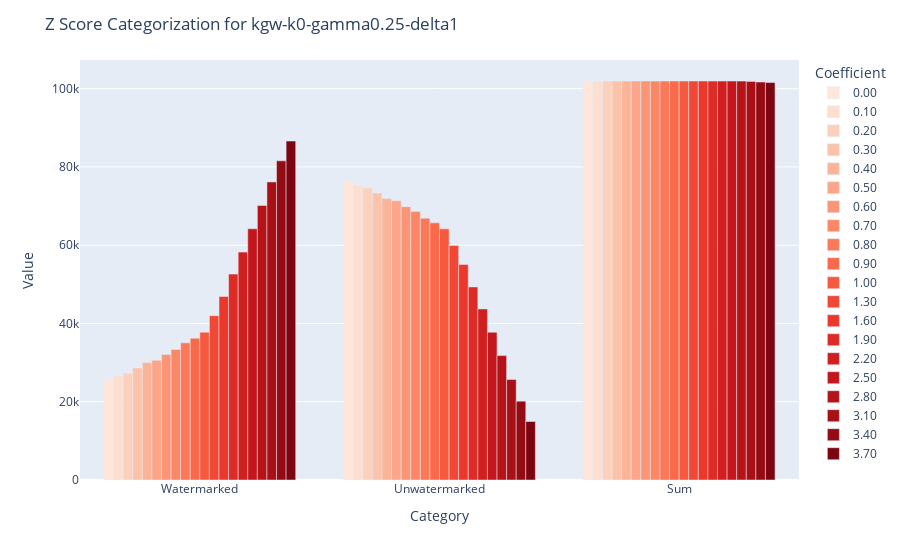
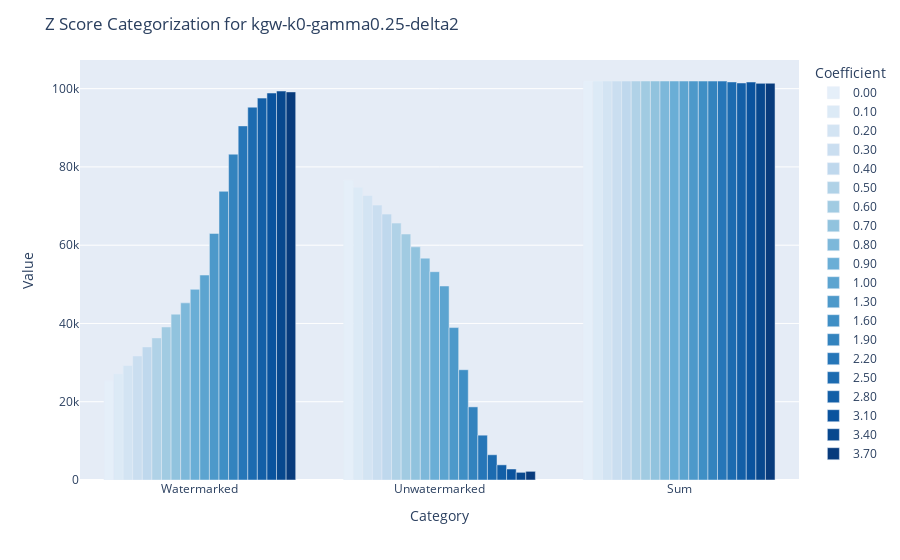
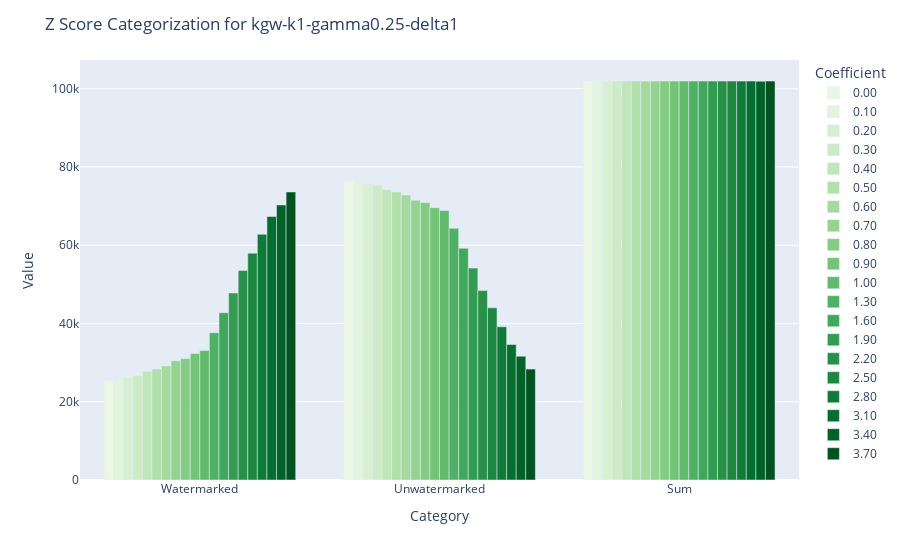
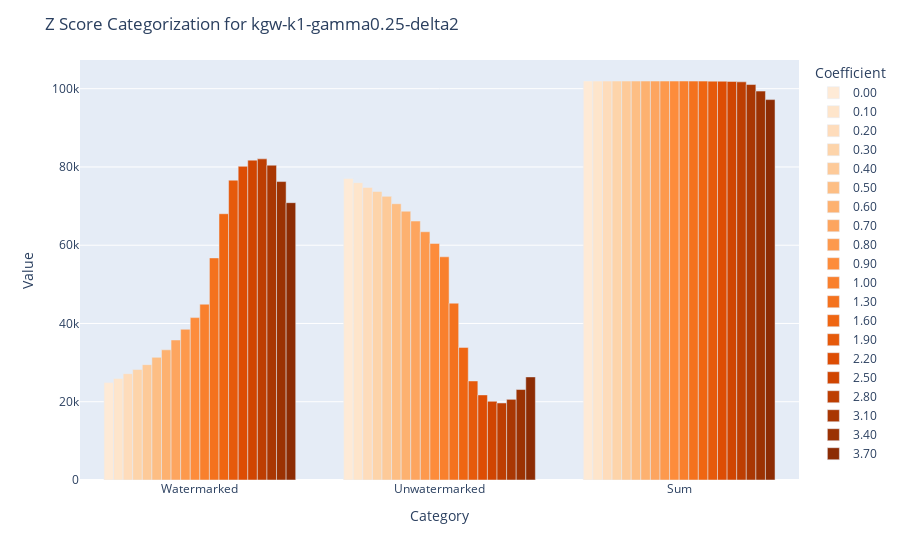

Notebook code cell kept with these figures, in order:
### Code cell
import plotly.express as px
import pandas as pd

data = kgw_watermark_distillation_generation_ngrams_watermarked['cygu/llama-2-7b-logit-watermark-distill-kgw-k0-gamma0.25-delta1']
colormaps = [plt.cm.Reds ,plt.cm.Blues, plt.cm.Greens, plt.cm.Oranges, plt.cm.magma, plt.cm.viridis, plt.cm.inferno, plt.cm.plasma, plt.cm.cividis, plt.cm.spring, plt.cm.summer]

for i, (watermark_name, data) in enumerate(kgw_watermark_distillation_generation_ngrams_watermarked.items()):
    # Step 1: Prepare an empty list to collect all data
    all_data = []
    colormap = colormaps[i]
    color_gradient = colormap([index/(len(data)+2) for index in range(len(data)+2)])
    color_gradient = color_gradient[2:]
    colors = [mcolors.rgb2hex(color) for color in color_gradient]

    # Step 2: Iterate over each coefficient in the main dictionary
    for coef, sub_dict in data.items():
        categories = {'Watermarked': [], 'Unwatermarked': [], 'Sum': []}
        for key, value in sub_dict.items():
            z_score = value['z_score']
            if z_score >= 0:
                categories['Watermarked'].append(value['count'])
            else:
                categories['Unwatermarked'].append(value['count'])
            
            categories['Sum'].append(value['count'])
        
        # Step 4: Collect data into a list for each coefficient
        all_data.append({
            'Category': 'Watermarked',
            'Value': sum(categories['Watermarked']),
            'Coefficient': f"{round(float(coef), 2):.2f}"
        })
        all_data.append({
            'Category': 'Unwatermarked',
            'Value': sum(categories['Unwatermarked']),
            'Coefficient': f"{round(float(coef), 2):.2f}"
        })
        all_data.append({
            'Category': 'Sum',
            'Value': sum(categories['Sum']),
            'Coefficient': f"{round(float(coef), 2):.2f}"
        })

    # Step 5: Convert the collected data to a DataFrame
    df = pd.DataFrame(all_data)


    # Step 6: Create the grouped bar plot using Plotly
    fig = px.bar(
        df, 
        x='Category', 
        y='Value', 
        color='Coefficient',  # This creates the groups based on coefficients
        barmode='group',      # Group bars together
        color_discrete_sequence=colors
    )

    # Step 7: Customize the layout (optional)
    fig.update_layout(
        title=f'Z Score Categorization for {watermark_name[40:]}',
        xaxis_title='Category',
        yaxis_title='Value',
        legend_title='Coefficient'
    )

    # Show the plot
    fig.show()

### Figure 1 — Plotly figure (JSON) as saved in the notebook; plotly's stock layout.template omitted (floating-point values rounded to 4 significant figures)
{"data": [{"alignmentgroup": "True", "hovertemplate": "Coefficient=0.00<br>Category=%{x}<br>Value=%{y}<extra></extra>", "legendgroup": "0.00", "marker": {"color": "#fee6da", "pattern": {"shape": ""}}, "name": "0.00", "offsetgroup": "0.00", "orientation": "v", "showlegend": true, "textposition": "auto", "type": "bar", "x": ["Watermarked", "Unwatermarked", "Sum"], "xaxis": "x", "y": [25623, 76323, 101946], "yaxis": "y"}, {"alignmentgroup": "True", "hovertemplate": "Coefficient=0.10<br>Category=%{x}<br>Value=%{y}<extra></extra>", "legendgroup": "0.10", "marker": {"color": "#fedecf", "pattern": {"shape": ""}}, "name": "0.10", "offsetgroup": "0.10", "orientation": "v", "showlegend": true, "textposition": "auto", "type": "bar", "x": ["Watermarked", "Unwatermarked", "Sum"], "xaxis": "x", "y": [26602, 75348, 101950], "yaxis": "y"}, {"alignmentgroup": "True", "hovertemplate": "Coefficient=0.20<br>Category=%{x}<br>Value=%{y}<extra></extra>", "legendgroup": "0.20", "marker": {"color": "#fdd0bc", "pattern": {"shape": ""}}, "name": "0.20", "offsetgroup": "0.20", "orientation": "v", "showlegend": true, "textposition": "auto", "type": "bar", "x": ["Watermarked", "Unwatermarked", "Sum"], "xaxis": "x", "y": [27306, 74644, 101950], "yaxis": "y"}, {"alignmentgroup": "True", "hovertemplate": "Coefficient=0.30<br>Category=%{x}<br>Value=%{y}<extra></extra>", "legendgroup": "0.30", "marker": {"color": "#fcc2aa", "pattern": {"shape": ""}}, "name": "0.30", "offsetgroup": "0.30", "orientation": "v", "showlegend": true, "textposition": "auto", "type": "bar", "x": ["Watermarked", "Unwatermarked", "Sum"], "xaxis": "x", "y": [28642, 73311, 101953], "yaxis": "y"}, {"alignmentgroup": "True", "hovertemplate": "Coefficient=0.40<br>Category=%{x}<br>Value=%{y}<extra></extra>", "legendgroup": "0.40", "marker": {"color": "#fcb499", "pattern": {"shape": ""}}, "name": "0.40", "offsetgroup": "0.40", "orientation": "v", "showlegend": true, "textposition": "auto", "type": "bar", "x": ["Watermarked", "Unwatermarked", "Sum"], "xaxis": "x", "y": [30014, 71935, 101949], "yaxis": "y"}, {"alignmentgroup": "True", "hovertemplate": "Coefficient=0.50<br>Category=%{x}<br>Value=%{y}<extra></extra>", "legendgroup": "0.50", "marker": {"color": "#fca588", "pattern": {"shape": ""}}, "name": "0.50", "offsetgroup": "0.50", "orientation": "v", "showlegend": true, "textposition": "auto", "type": "bar", "x": ["Watermarked", "Unwatermarked", "Sum"], "xaxis": "x", "y": [30597, 71359, 101956], "yaxis": "y"}, {"alignmentgroup": "True", "hovertemplate": "Coefficient=0.60<br>Category=%{x}<br>Value=%{y}<extra></extra>", "legendgroup": "0.60", "marker": {"color": "#fc9576", "pattern": {"shape": ""}}, "name": "0.60", "offsetgroup": "0.60", "orientation": "v", "showlegend": true, "textposition": "auto", "type": "bar", "x": ["Watermarked", "Unwatermarked", "Sum"], "xaxis": "x", "y": [32101, 69850, 101951], "yaxis": "y"}, {"alignmentgroup": "True", "hovertemplate": "Coefficient=0.70<br>Category=%{x}<br>Value=%{y}<extra></extra>", "legendgroup": "0.70", "marker": {"color": "#fc8767", "pattern": {"shape": ""}}, "name": "0.70", "offsetgroup": "0.70", "orientation": "v", "showlegend": true, "textposition": "auto", "type": "bar", "x": ["Watermarked", "Unwatermarked", "Sum"], "xaxis": "x", "y": [33353, 68595, 101948], "yaxis": "y"}, {"alignmentgroup": "True", "hovertemplate": "Coefficient=0.80<br>Category=%{x}<br>Value=%{y}<extra></extra>", "legendgroup": "0.80", "marker": {"color": "#fb7858", "pattern": {"shape": ""}}, "name": "0.80", "offsetgroup": "0.80", "orientation": "v", "showlegend": true, "textposition": "auto", "type": "bar", "x": ["Watermarked", "Unwatermarked", "Sum"], "xaxis": "x", "y": [35041, 66909, 101950], "yaxis": "y"}, {"alignmentgroup": "True", "hovertemplate": "Coefficient=0.90<br>Category=%{x}<br>Value=%{y}<extra></extra>", "legendgroup": "0.90", "marker": {"color": "#fb694a", "pattern": {"shape": ""}}, "name": "0.90", "offsetgroup": "0.90", "orientation": "v", "showlegend": true, "textposition": "auto", "type": "bar", "x": ["Watermarked", "Unwatermarked", "Sum"], "xaxis": "x", "y": [36230, 65715, 101945], "yaxis": "y"}, {"alignmentgroup": "True", "hovertemplate": "Coefficient=1.00<br>Category=%{x}<br>Value=%{y}<extra></extra>", "legendgroup": "1.00", "marker": {"color": "#f7593f", "pattern": {"shape": ""}}, "name": "1.00", "offsetgroup": "1.00", "orientation": "v", "showlegend": true, "textposition": "auto", "type": "bar", "x": ["Watermarked", "Unwatermarked", "Sum"], "xaxis": "x", "y": [37774, 64173, 101947], "yaxis": "y"}, {"alignmentgroup": "True", "hovertemplate": "Coefficient=1.30<br>Category=%{x}<br>Value=%{y}<extra></extra>", "legendgroup": "1.30", "marker": {"color": "#f24734", "pattern": {"shape": ""}}, "name": "1.30", "offsetgroup": "1.30", "orientation": "v", "showlegend": true, "textposition": "auto", "type": "bar", "x": ["Watermarked", "Unwatermarked", "Sum"], "xaxis": "x", "y": [42000, 59954, 101954], "yaxis": "y"}, {"alignmentgroup": "True", "hovertemplate": "Coefficient=1.60<br>Category=%{x}<br>Value=%{y}<extra></extra>", "legendgroup": "1.60", "marker": {"color": "#ec382b", "pattern": {"shape": ""}}, "name": "1.60", "offsetgroup": "1.60", "orientation": "v", "showlegend": true, "textposition": "auto", "type": "bar", "x": ["Watermarked", "Unwatermarked", "Sum"], "xaxis": "x", "y": [46881, 55076, 101957], "yaxis": "y"}, {"alignmentgroup": "True", "hovertemplate": "Coefficient=1.90<br>Category=%{x}<br>Value=%{y}<extra></extra>", "legendgroup": "1.90", "marker": {"color": "#de2b25", "pattern": {"shape": ""}}, "name": "1.90", "offsetgroup": "1.90", "orientation": "v", "showlegend": true, "textposition": "auto", "type": "bar", "x": ["Watermarked", "Unwatermarked", "Sum"], "xaxis": "x", "y": [52611, 49339, 101950], "yaxis": "y"}, {"alignmentgroup": "True", "hovertemplate": "Coefficient=2.20<br>Category=%{x}<br>Value=%{y}<extra></extra>", "legendgroup": "2.20", "marker": {"color": "#d11e1f", "pattern": {"shape": ""}}, "name": "2.20", "offsetgroup": "2.20", "orientation": "v", "showlegend": true, "textposition": "auto", "type": "bar", "x": ["Watermarked", "Unwatermarked", "Sum"], "xaxis": "x", "y": [58230, 43722, 101952], "yaxis": "y"}, {"alignmentgroup": "True", "hovertemplate": "Coefficient=2.50<br>Category=%{x}<br>Value=%{y}<extra></extra>", "legendgroup": "2.50", "marker": {"color": "#c4161c", "pattern": {"shape": ""}}, "name": "2.50", "offsetgroup": "2.50", "orientation": "v", "showlegend": true, "textposition": "auto", "type": "bar", "x": ["Watermarked", "Unwatermarked", "Sum"], "xaxis": "x", "y": [64196, 37754, 101950], "yaxis": "y"}, {"alignmentgroup": "True", "hovertemplate": "Coefficient=2.80<br>Category=%{x}<br>Value=%{y}<extra></extra>", "legendgroup": "2.80", "marker": {"color": "#b61319", "pattern": {"shape": ""}}, "name": "2.80", "offsetgroup": "2.80", "orientation": "v", "showlegend": true, "textposition": "auto", "type": "bar", "x": ["Watermarked", "Unwatermarked", "Sum"], "xaxis": "x", "y": [70144, 31786, 101930], "yaxis": "y"}, {"alignmentgroup": "True", "hovertemplate": "Coefficient=3.10<br>Category=%{x}<br>Value=%{y}<extra></extra>", "legendgroup": "3.10", "marker": {"color": "#a81016", "pattern": {"shape": ""}}, "name": "3.10", "offsetgroup": "3.10", "orientation": "v", "showlegend": true, "textposition": "auto", "type": "bar", "x": ["Watermarked", "Unwatermarked", "Sum"], "xaxis": "x", "y": [76172, 25685, 101857], "yaxis": "y"}, {"alignmentgroup": "True", "hovertemplate": "Coefficient=3.40<br>Category=%{x}<br>Value=%{y}<extra></extra>", "legendgroup": "3.40", "marker": {"color": "#940b13", "pattern": {"shape": ""}}, "name": "3.40", "offsetgroup": "3.40", "orientation": "v", "showlegend": true, "textposition": "auto", "type": "bar", "x": ["Watermarked", "Unwatermarked", "Sum"], "xaxis": "x", "y": [81557, 20140, 101697], "yaxis": "y"}, {"alignmentgroup": "True", "hovertemplate": "Coefficient=3.70<br>Category=%{x}<br>Value=%{y}<extra></extra>", "legendgroup": "3.70", "marker": {"color": "#7c0510", "pattern": {"shape": ""}}, "name": "3.70", "offsetgroup": "3.70", "orientation": "v", "showlegend": true, "textposition": "auto", "type": "bar", "x": ["Watermarked", "Unwatermarked", "Sum"], "xaxis": "x", "y": [86614, 14949, 101563], "yaxis": "y"}], "layout": {"barmode": "group", "legend": {"title": {"text": "Coefficient"}, "tracegroupgap": 0}, "margin": {"t": 60}, "title": {"text": "Z Score Categorization for kgw-k0-gamma0.25-delta1"}, "xaxis": {"anchor": "y", "domain": [0, 1], "title": {"text": "Category"}}, "yaxis": {"anchor": "x", "domain": [0, 1], "title": {"text": "Value"}}}}

### Figure 2 — Plotly figure (JSON) as saved in the notebook; plotly's stock layout.template omitted (floating-point values rounded to 4 significant figures)
{"data": [{"alignmentgroup": "True", "hovertemplate": "Coefficient=0.00<br>Category=%{x}<br>Value=%{y}<extra></extra>", "legendgroup": "0.00", "marker": {"color": "#e5eff9", "pattern": {"shape": ""}}, "name": "0.00", "offsetgroup": "0.00", "orientation": "v", "showlegend": true, "textposition": "auto", "type": "bar", "x": ["Watermarked", "Unwatermarked", "Sum"], "xaxis": "x", "y": [25352, 76601, 101953], "yaxis": "y"}, {"alignmentgroup": "True", "hovertemplate": "Coefficient=0.10<br>Category=%{x}<br>Value=%{y}<extra></extra>", "legendgroup": "0.10", "marker": {"color": "#dceaf6", "pattern": {"shape": ""}}, "name": "0.10", "offsetgroup": "0.10", "orientation": "v", "showlegend": true, "textposition": "auto", "type": "bar", "x": ["Watermarked", "Unwatermarked", "Sum"], "xaxis": "x", "y": [27143, 74805, 101948], "yaxis": "y"}, {"alignmentgroup": "True", "hovertemplate": "Coefficient=0.20<br>Category=%{x}<br>Value=%{y}<extra></extra>", "legendgroup": "0.20", "marker": {"color": "#d3e4f3", "pattern": {"shape": ""}}, "name": "0.20", "offsetgroup": "0.20", "orientation": "v", "showlegend": true, "textposition": "auto", "type": "bar", "x": ["Watermarked", "Unwatermarked", "Sum"], "xaxis": "x", "y": [29253, 72699, 101952], "yaxis": "y"}, {"alignmentgroup": "True", "hovertemplate": "Coefficient=0.30<br>Category=%{x}<br>Value=%{y}<extra></extra>", "legendgroup": "0.30", "marker": {"color": "#cadef0", "pattern": {"shape": ""}}, "name": "0.30", "offsetgroup": "0.30", "orientation": "v", "showlegend": true, "textposition": "auto", "type": "bar", "x": ["Watermarked", "Unwatermarked", "Sum"], "xaxis": "x", "y": [31695, 70252, 101947], "yaxis": "y"}, {"alignmentgroup": "True", "hovertemplate": "Coefficient=0.40<br>Category=%{x}<br>Value=%{y}<extra></extra>", "legendgroup": "0.40", "marker": {"color": "#bfd8ed", "pattern": {"shape": ""}}, "name": "0.40", "offsetgroup": "0.40", "orientation": "v", "showlegend": true, "textposition": "auto", "type": "bar", "x": ["Watermarked", "Unwatermarked", "Sum"], "xaxis": "x", "y": [34004, 67947, 101951], "yaxis": "y"}, {"alignmentgroup": "True", "hovertemplate": "Coefficient=0.50<br>Category=%{x}<br>Value=%{y}<extra></extra>", "legendgroup": "0.50", "marker": {"color": "#b0d2e7", "pattern": {"shape": ""}}, "name": "0.50", "offsetgroup": "0.50", "orientation": "v", "showlegend": true, "textposition": "auto", "type": "bar", "x": ["Watermarked", "Unwatermarked", "Sum"], "xaxis": "x", "y": [36312, 65646, 101958], "yaxis": "y"}, {"alignmentgroup": "True", "hovertemplate": "Coefficient=0.60<br>Category=%{x}<br>Value=%{y}<extra></extra>", "legendgroup": "0.60", "marker": {"color": "#a1cbe2", "pattern": {"shape": ""}}, "name": "0.60", "offsetgroup": "0.60", "orientation": "v", "showlegend": true, "textposition": "auto", "type": "bar", "x": ["Watermarked", "Unwatermarked", "Sum"], "xaxis": "x", "y": [39099, 62857, 101956], "yaxis": "y"}, {"alignmentgroup": "True", "hovertemplate": "Coefficient=0.70<br>Category=%{x}<br>Value=%{y}<extra></extra>", "legendgroup": "0.70", "marker": {"color": "#91c3de", "pattern": {"shape": ""}}, "name": "0.70", "offsetgroup": "0.70", "orientation": "v", "showlegend": true, "textposition": "auto", "type": "bar", "x": ["Watermarked", "Unwatermarked", "Sum"], "xaxis": "x", "y": [42380, 59575, 101955], "yaxis": "y"}, {"alignmentgroup": "True", "hovertemplate": "Coefficient=0.80<br>Category=%{x}<br>Value=%{y}<extra></extra>", "legendgroup": "0.80", "marker": {"color": "#7db8da", "pattern": {"shape": ""}}, "name": "0.80", "offsetgroup": "0.80", "orientation": "v", "showlegend": true, "textposition": "auto", "type": "bar", "x": ["Watermarked", "Unwatermarked", "Sum"], "xaxis": "x", "y": [45263, 56695, 101958], "yaxis": "y"}, {"alignmentgroup": "True", "hovertemplate": "Coefficient=0.90<br>Category=%{x}<br>Value=%{y}<extra></extra>", "legendgroup": "0.90", "marker": {"color": "#6aaed6", "pattern": {"shape": ""}}, "name": "0.90", "offsetgroup": "0.90", "orientation": "v", "showlegend": true, "textposition": "auto", "type": "bar", "x": ["Watermarked", "Unwatermarked", "Sum"], "xaxis": "x", "y": [48726, 53232, 101958], "yaxis": "y"}, {"alignmentgroup": "True", "hovertemplate": "Coefficient=1.00<br>Category=%{x}<br>Value=%{y}<extra></extra>", "legendgroup": "1.00", "marker": {"color": "#5ca4d0", "pattern": {"shape": ""}}, "name": "1.00", "offsetgroup": "1.00", "orientation": "v", "showlegend": true, "textposition": "auto", "type": "bar", "x": ["Watermarked", "Unwatermarked", "Sum"], "xaxis": "x", "y": [52375, 49577, 101952], "yaxis": "y"}, {"alignmentgroup": "True", "hovertemplate": "Coefficient=1.30<br>Category=%{x}<br>Value=%{y}<extra></extra>", "legendgroup": "1.30", "marker": {"color": "#4d99ca", "pattern": {"shape": ""}}, "name": "1.30", "offsetgroup": "1.30", "orientation": "v", "showlegend": true, "textposition": "auto", "type": "bar", "x": ["Watermarked", "Unwatermarked", "Sum"], "xaxis": "x", "y": [63005, 38952, 101957], "yaxis": "y"}, {"alignmentgroup": "True", "hovertemplate": "Coefficient=1.60<br>Category=%{x}<br>Value=%{y}<extra></extra>", "legendgroup": "1.60", "marker": {"color": "#3f8fc5", "pattern": {"shape": ""}}, "name": "1.60", "offsetgroup": "1.60", "orientation": "v", "showlegend": true, "textposition": "auto", "type": "bar", "x": ["Watermarked", "Unwatermarked", "Sum"], "xaxis": "x", "y": [73769, 28180, 101949], "yaxis": "y"}, {"alignmentgroup": "True", "hovertemplate": "Coefficient=1.90<br>Category=%{x}<br>Value=%{y}<extra></extra>", "legendgroup": "1.90", "marker": {"color": "#3383be", "pattern": {"shape": ""}}, "name": "1.90", "offsetgroup": "1.90", "orientation": "v", "showlegend": true, "textposition": "auto", "type": "bar", "x": ["Watermarked", "Unwatermarked", "Sum"], "xaxis": "x", "y": [83259, 18685, 101944], "yaxis": "y"}, {"alignmentgroup": "True", "hovertemplate": "Coefficient=2.20<br>Category=%{x}<br>Value=%{y}<extra></extra>", "legendgroup": "2.20", "marker": {"color": "#2676b8", "pattern": {"shape": ""}}, "name": "2.20", "offsetgroup": "2.20", "orientation": "v", "showlegend": true, "textposition": "auto", "type": "bar", "x": ["Watermarked", "Unwatermarked", "Sum"], "xaxis": "x", "y": [90488, 11452, 101940], "yaxis": "y"}, {"alignmentgroup": "True", "hovertemplate": "Coefficient=2.50<br>Category=%{x}<br>Value=%{y}<extra></extra>", "legendgroup": "2.50", "marker": {"color": "#1c6bb0", "pattern": {"shape": ""}}, "name": "2.50", "offsetgroup": "2.50", "orientation": "v", "showlegend": true, "textposition": "auto", "type": "bar", "x": ["Watermarked", "Unwatermarked", "Sum"], "xaxis": "x", "y": [95270, 6450, 101720], "yaxis": "y"}, {"alignmentgroup": "True", "hovertemplate": "Coefficient=2.80<br>Category=%{x}<br>Value=%{y}<extra></extra>", "legendgroup": "2.80", "marker": {"color": "#135fa7", "pattern": {"shape": ""}}, "name": "2.80", "offsetgroup": "2.80", "orientation": "v", "showlegend": true, "textposition": "auto", "type": "bar", "x": ["Watermarked", "Unwatermarked", "Sum"], "xaxis": "x", "y": [97582, 3874, 101456], "yaxis": "y"}, {"alignmentgroup": "True", "hovertemplate": "Coefficient=3.10<br>Category=%{x}<br>Value=%{y}<extra></extra>", "legendgroup": "3.10", "marker": {"color": "#0a539e", "pattern": {"shape": ""}}, "name": "3.10", "offsetgroup": "3.10", "orientation": "v", "showlegend": true, "textposition": "auto", "type": "bar", "x": ["Watermarked", "Unwatermarked", "Sum"], "xaxis": "x", "y": [98884, 2810, 101694], "yaxis": "y"}, {"alignmentgroup": "True", "hovertemplate": "Coefficient=3.40<br>Category=%{x}<br>Value=%{y}<extra></extra>", "legendgroup": "3.40", "marker": {"color": "#08488e", "pattern": {"shape": ""}}, "name": "3.40", "offsetgroup": "3.40", "orientation": "v", "showlegend": true, "textposition": "auto", "type": "bar", "x": ["Watermarked", "Unwatermarked", "Sum"], "xaxis": "x", "y": [99393, 1960, 101353], "yaxis": "y"}, {"alignmentgroup": "True", "hovertemplate": "Coefficient=3.70<br>Category=%{x}<br>Value=%{y}<extra></extra>", "legendgroup": "3.70", "marker": {"color": "#083b7c", "pattern": {"shape": ""}}, "name": "3.70", "offsetgroup": "3.70", "orientation": "v", "showlegend": true, "textposition": "auto", "type": "bar", "x": ["Watermarked", "Unwatermarked", "Sum"], "xaxis": "x", "y": [99169, 2216, 101385], "yaxis": "y"}], "layout": {"barmode": "group", "legend": {"title": {"text": "Coefficient"}, "tracegroupgap": 0}, "margin": {"t": 60}, "title": {"text": "Z Score Categorization for kgw-k0-gamma0.25-delta2"}, "xaxis": {"anchor": "y", "domain": [0, 1], "title": {"text": "Category"}}, "yaxis": {"anchor": "x", "domain": [0, 1], "title": {"text": "Value"}}}}

### Figure 3 — Plotly figure (JSON) as saved in the notebook; plotly's stock layout.template omitted (floating-point values rounded to 4 significant figures)
{"data": [{"alignmentgroup": "True", "hovertemplate": "Coefficient=0.00<br>Category=%{x}<br>Value=%{y}<extra></extra>", "legendgroup": "0.00", "marker": {"color": "#eaf7e6", "pattern": {"shape": ""}}, "name": "0.00", "offsetgroup": "0.00", "orientation": "v", "showlegend": true, "textposition": "auto", "type": "bar", "x": ["Watermarked", "Unwatermarked", "Sum"], "xaxis": "x", "y": [25379, 76569, 101948], "yaxis": "y"}, {"alignmentgroup": "True", "hovertemplate": "Coefficient=0.10<br>Category=%{x}<br>Value=%{y}<extra></extra>", "legendgroup": "0.10", "marker": {"color": "#e3f4de", "pattern": {"shape": ""}}, "name": "0.10", "offsetgroup": "0.10", "orientation": "v", "showlegend": true, "textposition": "auto", "type": "bar", "x": ["Watermarked", "Unwatermarked", "Sum"], "xaxis": "x", "y": [25565, 76384, 101949], "yaxis": "y"}, {"alignmentgroup": "True", "hovertemplate": "Coefficient=0.20<br>Category=%{x}<br>Value=%{y}<extra></extra>", "legendgroup": "0.20", "marker": {"color": "#d8f0d2", "pattern": {"shape": ""}}, "name": "0.20", "offsetgroup": "0.20", "orientation": "v", "showlegend": true, "textposition": "auto", "type": "bar", "x": ["Watermarked", "Unwatermarked", "Sum"], "xaxis": "x", "y": [26290, 75663, 101953], "yaxis": "y"}, {"alignmentgroup": "True", "hovertemplate": "Coefficient=0.30<br>Category=%{x}<br>Value=%{y}<extra></extra>", "legendgroup": "0.30", "marker": {"color": "#ccebc6", "pattern": {"shape": ""}}, "name": "0.30", "offsetgroup": "0.30", "orientation": "v", "showlegend": true, "textposition": "auto", "type": "bar", "x": ["Watermarked", "Unwatermarked", "Sum"], "xaxis": "x", "y": [26653, 75300, 101953], "yaxis": "y"}, {"alignmentgroup": "True", "hovertemplate": "Coefficient=0.40<br>Category=%{x}<br>Value=%{y}<extra></extra>", "legendgroup": "0.40", "marker": {"color": "#c1e6ba", "pattern": {"shape": ""}}, "name": "0.40", "offsetgroup": "0.40", "orientation": "v", "showlegend": true, "textposition": "auto", "type": "bar", "x": ["Watermarked", "Unwatermarked", "Sum"], "xaxis": "x", "y": [27770, 74178, 101948], "yaxis": "y"}, {"alignmentgroup": "True", "hovertemplate": "Coefficient=0.50<br>Category=%{x}<br>Value=%{y}<extra></extra>", "legendgroup": "0.50", "marker": {"color": "#b2e0ac", "pattern": {"shape": ""}}, "name": "0.50", "offsetgroup": "0.50", "orientation": "v", "showlegend": true, "textposition": "auto", "type": "bar", "x": ["Watermarked", "Unwatermarked", "Sum"], "xaxis": "x", "y": [28385, 73565, 101950], "yaxis": "y"}, {"alignmentgroup": "True", "hovertemplate": "Coefficient=0.60<br>Category=%{x}<br>Value=%{y}<extra></extra>", "legendgroup": "0.60", "marker": {"color": "#a4da9e", "pattern": {"shape": ""}}, "name": "0.60", "offsetgroup": "0.60", "orientation": "v", "showlegend": true, "textposition": "auto", "type": "bar", "x": ["Watermarked", "Unwatermarked", "Sum"], "xaxis": "x", "y": [29142, 72811, 101953], "yaxis": "y"}, {"alignmentgroup": "True", "hovertemplate": "Coefficient=0.70<br>Category=%{x}<br>Value=%{y}<extra></extra>", "legendgroup": "0.70", "marker": {"color": "#95d391", "pattern": {"shape": ""}}, "name": "0.70", "offsetgroup": "0.70", "orientation": "v", "showlegend": true, "textposition": "auto", "type": "bar", "x": ["Watermarked", "Unwatermarked", "Sum"], "xaxis": "x", "y": [30451, 71499, 101950], "yaxis": "y"}, {"alignmentgroup": "True", "hovertemplate": "Coefficient=0.80<br>Category=%{x}<br>Value=%{y}<extra></extra>", "legendgroup": "0.80", "marker": {"color": "#84cc83", "pattern": {"shape": ""}}, "name": "0.80", "offsetgroup": "0.80", "orientation": "v", "showlegend": true, "textposition": "auto", "type": "bar", "x": ["Watermarked", "Unwatermarked", "Sum"], "xaxis": "x", "y": [31056, 70904, 101960], "yaxis": "y"}, {"alignmentgroup": "True", "hovertemplate": "Coefficient=0.90<br>Category=%{x}<br>Value=%{y}<extra></extra>", "legendgroup": "0.90", "marker": {"color": "#73c476", "pattern": {"shape": ""}}, "name": "0.90", "offsetgroup": "0.90", "orientation": "v", "showlegend": true, "textposition": "auto", "type": "bar", "x": ["Watermarked", "Unwatermarked", "Sum"], "xaxis": "x", "y": [32341, 69602, 101943], "yaxis": "y"}, {"alignmentgroup": "True", "hovertemplate": "Coefficient=1.00<br>Category=%{x}<br>Value=%{y}<extra></extra>", "legendgroup": "1.00", "marker": {"color": "#62bb6d", "pattern": {"shape": ""}}, "name": "1.00", "offsetgroup": "1.00", "orientation": "v", "showlegend": true, "textposition": "auto", "type": "bar", "x": ["Watermarked", "Unwatermarked", "Sum"], "xaxis": "x", "y": [33083, 68867, 101950], "yaxis": "y"}, {"alignmentgroup": "True", "hovertemplate": "Coefficient=1.30<br>Category=%{x}<br>Value=%{y}<extra></extra>", "legendgroup": "1.30", "marker": {"color": "#4eb264", "pattern": {"shape": ""}}, "name": "1.30", "offsetgroup": "1.30", "orientation": "v", "showlegend": true, "textposition": "auto", "type": "bar", "x": ["Watermarked", "Unwatermarked", "Sum"], "xaxis": "x", "y": [37628, 64320, 101948], "yaxis": "y"}, {"alignmentgroup": "True", "hovertemplate": "Coefficient=1.60<br>Category=%{x}<br>Value=%{y}<extra></extra>", "legendgroup": "1.60", "marker": {"color": "#3fa85b", "pattern": {"shape": ""}}, "name": "1.60", "offsetgroup": "1.60", "orientation": "v", "showlegend": true, "textposition": "auto", "type": "bar", "x": ["Watermarked", "Unwatermarked", "Sum"], "xaxis": "x", "y": [42733, 59212, 101945], "yaxis": "y"}, {"alignmentgroup": "True", "hovertemplate": "Coefficient=1.90<br>Category=%{x}<br>Value=%{y}<extra></extra>", "legendgroup": "1.90", "marker": {"color": "#339c52", "pattern": {"shape": ""}}, "name": "1.90", "offsetgroup": "1.90", "orientation": "v", "showlegend": true, "textposition": "auto", "type": "bar", "x": ["Watermarked", "Unwatermarked", "Sum"], "xaxis": "x", "y": [47780, 54169, 101949], "yaxis": "y"}, {"alignmentgroup": "True", "hovertemplate": "Coefficient=2.20<br>Category=%{x}<br>Value=%{y}<extra></extra>", "legendgroup": "2.20", "marker": {"color": "#289049", "pattern": {"shape": ""}}, "name": "2.20", "offsetgroup": "2.20", "orientation": "v", "showlegend": true, "textposition": "auto", "type": "bar", "x": ["Watermarked", "Unwatermarked", "Sum"], "xaxis": "x", "y": [53545, 48395, 101940], "yaxis": "y"}, {"alignmentgroup": "True", "hovertemplate": "Coefficient=2.50<br>Category=%{x}<br>Value=%{y}<extra></extra>", "legendgroup": "2.50", "marker": {"color": "#1d8640", "pattern": {"shape": ""}}, "name": "2.50", "offsetgroup": "2.50", "orientation": "v", "showlegend": true, "textposition": "auto", "type": "bar", "x": ["Watermarked", "Unwatermarked", "Sum"], "xaxis": "x", "y": [57959, 43993, 101952], "yaxis": "y"}, {"alignmentgroup": "True", "hovertemplate": "Coefficient=2.80<br>Category=%{x}<br>Value=%{y}<extra></extra>", "legendgroup": "2.80", "marker": {"color": "#107a37", "pattern": {"shape": ""}}, "name": "2.80", "offsetgroup": "2.80", "orientation": "v", "showlegend": true, "textposition": "auto", "type": "bar", "x": ["Watermarked", "Unwatermarked", "Sum"], "xaxis": "x", "y": [62785, 39155, 101940], "yaxis": "y"}, {"alignmentgroup": "True", "hovertemplate": "Coefficient=3.10<br>Category=%{x}<br>Value=%{y}<extra></extra>", "legendgroup": "3.10", "marker": {"color": "#026f2e", "pattern": {"shape": ""}}, "name": "3.10", "offsetgroup": "3.10", "orientation": "v", "showlegend": true, "textposition": "auto", "type": "bar", "x": ["Watermarked", "Unwatermarked", "Sum"], "xaxis": "x", "y": [67323, 34618, 101941], "yaxis": "y"}, {"alignmentgroup": "True", "hovertemplate": "Coefficient=3.40<br>Category=%{x}<br>Value=%{y}<extra></extra>", "legendgroup": "3.40", "marker": {"color": "#006227", "pattern": {"shape": ""}}, "name": "3.40", "offsetgroup": "3.40", "orientation": "v", "showlegend": true, "textposition": "auto", "type": "bar", "x": ["Watermarked", "Unwatermarked", "Sum"], "xaxis": "x", "y": [70278, 31634, 101912], "yaxis": "y"}, {"alignmentgroup": "True", "hovertemplate": "Coefficient=3.70<br>Category=%{x}<br>Value=%{y}<extra></extra>", "legendgroup": "3.70", "marker": {"color": "#005221", "pattern": {"shape": ""}}, "name": "3.70", "offsetgroup": "3.70", "orientation": "v", "showlegend": true, "textposition": "auto", "type": "bar", "x": ["Watermarked", "Unwatermarked", "Sum"], "xaxis": "x", "y": [73602, 28333, 101935], "yaxis": "y"}], "layout": {"barmode": "group", "legend": {"title": {"text": "Coefficient"}, "tracegroupgap": 0}, "margin": {"t": 60}, "title": {"text": "Z Score Categorization for kgw-k1-gamma0.25-delta1"}, "xaxis": {"anchor": "y", "domain": [0, 1], "title": {"text": "Category"}}, "yaxis": {"anchor": "x", "domain": [0, 1], "title": {"text": "Value"}}}}

### Figure 4 — Plotly figure (JSON) as saved in the notebook; plotly's stock layout.template omitted (floating-point values rounded to 4 significant figures)
{"data": [{"alignmentgroup": "True", "hovertemplate": "Coefficient=0.00<br>Category=%{x}<br>Value=%{y}<extra></extra>", "legendgroup": "0.00", "marker": {"color": "#feead6", "pattern": {"shape": ""}}, "name": "0.00", "offsetgroup": "0.00", "orientation": "v", "showlegend": true, "textposition": "auto", "type": "bar", "x": ["Watermarked", "Unwatermarked", "Sum"], "xaxis": "x", "y": [24892, 77059, 101951], "yaxis": "y"}, {"alignmentgroup": "True", "hovertemplate": "Coefficient=0.10<br>Category=%{x}<br>Value=%{y}<extra></extra>", "legendgroup": "0.10", "marker": {"color": "#fee5cb", "pattern": {"shape": ""}}, "name": "0.10", "offsetgroup": "0.10", "orientation": "v", "showlegend": true, "textposition": "auto", "type": "bar", "x": ["Watermarked", "Unwatermarked", "Sum"], "xaxis": "x", "y": [25960, 75981, 101941], "yaxis": "y"}, {"alignmentgroup": "True", "hovertemplate": "Coefficient=0.20<br>Category=%{x}<br>Value=%{y}<extra></extra>", "legendgroup": "0.20", "marker": {"color": "#fedcbb", "pattern": {"shape": ""}}, "name": "0.20", "offsetgroup": "0.20", "orientation": "v", "showlegend": true, "textposition": "auto", "type": "bar", "x": ["Watermarked", "Unwatermarked", "Sum"], "xaxis": "x", "y": [27174, 74775, 101949], "yaxis": "y"}, {"alignmentgroup": "True", "hovertemplate": "Coefficient=0.30<br>Category=%{x}<br>Value=%{y}<extra></extra>", "legendgroup": "0.30", "marker": {"color": "#fdd4aa", "pattern": {"shape": ""}}, "name": "0.30", "offsetgroup": "0.30", "orientation": "v", "showlegend": true, "textposition": "auto", "type": "bar", "x": ["Watermarked", "Unwatermarked", "Sum"], "xaxis": "x", "y": [28226, 73729, 101955], "yaxis": "y"}, {"alignmentgroup": "True", "hovertemplate": "Coefficient=0.40<br>Category=%{x}<br>Value=%{y}<extra></extra>", "legendgroup": "0.40", "marker": {"color": "#fdca99", "pattern": {"shape": ""}}, "name": "0.40", "offsetgroup": "0.40", "orientation": "v", "showlegend": true, "textposition": "auto", "type": "bar", "x": ["Watermarked", "Unwatermarked", "Sum"], "xaxis": "x", "y": [29471, 72481, 101952], "yaxis": "y"}, {"alignmentgroup": "True", "hovertemplate": "Coefficient=0.50<br>Category=%{x}<br>Value=%{y}<extra></extra>", "legendgroup": "0.50", "marker": {"color": "#fdbe84", "pattern": {"shape": ""}}, "name": "0.50", "offsetgroup": "0.50", "orientation": "v", "showlegend": true, "textposition": "auto", "type": "bar", "x": ["Watermarked", "Unwatermarked", "Sum"], "xaxis": "x", "y": [31346, 70602, 101948], "yaxis": "y"}, {"alignmentgroup": "True", "hovertemplate": "Coefficient=0.60<br>Category=%{x}<br>Value=%{y}<extra></extra>", "legendgroup": "0.60", "marker": {"color": "#fdb170", "pattern": {"shape": ""}}, "name": "0.60", "offsetgroup": "0.60", "orientation": "v", "showlegend": true, "textposition": "auto", "type": "bar", "x": ["Watermarked", "Unwatermarked", "Sum"], "xaxis": "x", "y": [33265, 68682, 101947], "yaxis": "y"}, {"alignmentgroup": "True", "hovertemplate": "Coefficient=0.70<br>Category=%{x}<br>Value=%{y}<extra></extra>", "legendgroup": "0.70", "marker": {"color": "#fda55f", "pattern": {"shape": ""}}, "name": "0.70", "offsetgroup": "0.70", "orientation": "v", "showlegend": true, "textposition": "auto", "type": "bar", "x": ["Watermarked", "Unwatermarked", "Sum"], "xaxis": "x", "y": [35778, 66174, 101952], "yaxis": "y"}, {"alignmentgroup": "True", "hovertemplate": "Coefficient=0.80<br>Category=%{x}<br>Value=%{y}<extra></extra>", "legendgroup": "0.80", "marker": {"color": "#fd994d", "pattern": {"shape": ""}}, "name": "0.80", "offsetgroup": "0.80", "orientation": "v", "showlegend": true, "textposition": "auto", "type": "bar", "x": ["Watermarked", "Unwatermarked", "Sum"], "xaxis": "x", "y": [38517, 63436, 101953], "yaxis": "y"}, {"alignmentgroup": "True", "hovertemplate": "Coefficient=0.90<br>Category=%{x}<br>Value=%{y}<extra></extra>", "legendgroup": "0.90", "marker": {"color": "#fd8c3b", "pattern": {"shape": ""}}, "name": "0.90", "offsetgroup": "0.90", "orientation": "v", "showlegend": true, "textposition": "auto", "type": "bar", "x": ["Watermarked", "Unwatermarked", "Sum"], "xaxis": "x", "y": [41498, 60451, 101949], "yaxis": "y"}, {"alignmentgroup": "True", "hovertemplate": "Coefficient=1.00<br>Category=%{x}<br>Value=%{y}<extra></extra>", "legendgroup": "1.00", "marker": {"color": "#f9802d", "pattern": {"shape": ""}}, "name": "1.00", "offsetgroup": "1.00", "orientation": "v", "showlegend": true, "textposition": "auto", "type": "bar", "x": ["Watermarked", "Unwatermarked", "Sum"], "xaxis": "x", "y": [44926, 57036, 101962], "yaxis": "y"}, {"alignmentgroup": "True", "hovertemplate": "Coefficient=1.30<br>Category=%{x}<br>Value=%{y}<extra></extra>", "legendgroup": "1.30", "marker": {"color": "#f4721e", "pattern": {"shape": ""}}, "name": "1.30", "offsetgroup": "1.30", "orientation": "v", "showlegend": true, "textposition": "auto", "type": "bar", "x": ["Watermarked", "Unwatermarked", "Sum"], "xaxis": "x", "y": [56753, 45186, 101939], "yaxis": "y"}, {"alignmentgroup": "True", "hovertemplate": "Coefficient=1.60<br>Category=%{x}<br>Value=%{y}<extra></extra>", "legendgroup": "1.60", "marker": {"color": "#ef6612", "pattern": {"shape": ""}}, "name": "1.60", "offsetgroup": "1.60", "orientation": "v", "showlegend": true, "textposition": "auto", "type": "bar", "x": ["Watermarked", "Unwatermarked", "Sum"], "xaxis": "x", "y": [68044, 33887, 101931], "yaxis": "y"}, {"alignmentgroup": "True", "hovertemplate": "Coefficient=1.90<br>Category=%{x}<br>Value=%{y}<extra></extra>", "legendgroup": "1.90", "marker": {"color": "#e65a0b", "pattern": {"shape": ""}}, "name": "1.90", "offsetgroup": "1.90", "orientation": "v", "showlegend": true, "textposition": "auto", "type": "bar", "x": ["Watermarked", "Unwatermarked", "Sum"], "xaxis": "x", "y": [76615, 25313, 101928], "yaxis": "y"}, {"alignmentgroup": "True", "hovertemplate": "Coefficient=2.20<br>Category=%{x}<br>Value=%{y}<extra></extra>", "legendgroup": "2.20", "marker": {"color": "#dd4d04", "pattern": {"shape": ""}}, "name": "2.20", "offsetgroup": "2.20", "orientation": "v", "showlegend": true, "textposition": "auto", "type": "bar", "x": ["Watermarked", "Unwatermarked", "Sum"], "xaxis": "x", "y": [80161, 21742, 101903], "yaxis": "y"}, {"alignmentgroup": "True", "hovertemplate": "Coefficient=2.50<br>Category=%{x}<br>Value=%{y}<extra></extra>", "legendgroup": "2.50", "marker": {"color": "#d04501", "pattern": {"shape": ""}}, "name": "2.50", "offsetgroup": "2.50", "orientation": "v", "showlegend": true, "textposition": "auto", "type": "bar", "x": ["Watermarked", "Unwatermarked", "Sum"], "xaxis": "x", "y": [81740, 20118, 101858], "yaxis": "y"}, {"alignmentgroup": "True", "hovertemplate": "Coefficient=2.80<br>Category=%{x}<br>Value=%{y}<extra></extra>", "legendgroup": "2.80", "marker": {"color": "#bd3e02", "pattern": {"shape": ""}}, "name": "2.80", "offsetgroup": "2.80", "orientation": "v", "showlegend": true, "textposition": "auto", "type": "bar", "x": ["Watermarked", "Unwatermarked", "Sum"], "xaxis": "x", "y": [82065, 19685, 101750], "yaxis": "y"}, {"alignmentgroup": "True", "hovertemplate": "Coefficient=3.10<br>Category=%{x}<br>Value=%{y}<extra></extra>", "legendgroup": "3.10", "marker": {"color": "#a93703", "pattern": {"shape": ""}}, "name": "3.10", "offsetgroup": "3.10", "orientation": "v", "showlegend": true, "textposition": "auto", "type": "bar", "x": ["Watermarked", "Unwatermarked", "Sum"], "xaxis": "x", "y": [80447, 20616, 101063], "yaxis": "y"}, {"alignmentgroup": "True", "hovertemplate": "Coefficient=3.40<br>Category=%{x}<br>Value=%{y}<extra></extra>", "legendgroup": "3.40", "marker": {"color": "#9b3203", "pattern": {"shape": ""}}, "name": "3.40", "offsetgroup": "3.40", "orientation": "v", "showlegend": true, "textposition": "auto", "type": "bar", "x": ["Watermarked", "Unwatermarked", "Sum"], "xaxis": "x", "y": [76261, 23121, 99382], "yaxis": "y"}, {"alignmentgroup": "True", "hovertemplate": "Coefficient=3.70<br>Category=%{x}<br>Value=%{y}<extra></extra>", "legendgroup": "3.70", "marker": {"color": "#8c2c04", "pattern": {"shape": ""}}, "name": "3.70", "offsetgroup": "3.70", "orientation": "v", "showlegend": true, "textposition": "auto", "type": "bar", "x": ["Watermarked", "Unwatermarked", "Sum"], "xaxis": "x", "y": [70869, 26341, 97210], "yaxis": "y"}], "layout": {"barmode": "group", "legend": {"title": {"text": "Coefficient"}, "tracegroupgap": 0}, "margin": {"t": 60}, "title": {"text": "Z Score Categorization for kgw-k1-gamma0.25-delta2"}, "xaxis": {"anchor": "y", "domain": [0, 1], "title": {"text": "Category"}}, "yaxis": {"anchor": "x", "domain": [0, 1], "title": {"text": "Value"}}}}
